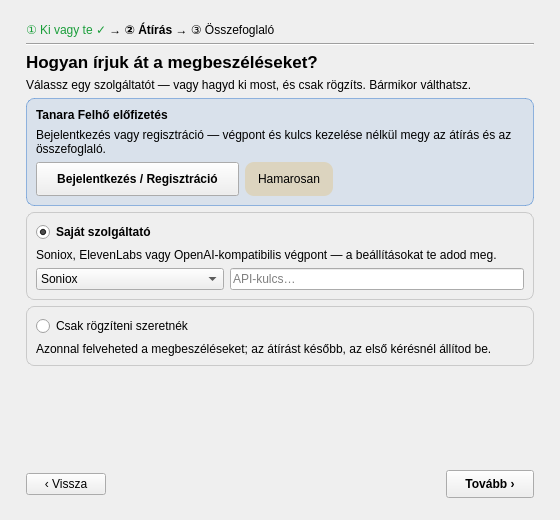
<?xml version="1.0" encoding="UTF-8"?>
<ui version="4.0">
 <class>Onboarding</class>
 <!--
   Tanara — Onboarding, 2/3 lépés: „Hogyan írjunk át?”.
   Sorrend: (1) Tanara Felhő (nagy Bejelentkezés/Regisztráció gomb, HAMAROSAN),
            (2) Saját szolgáltató, (3) Csak rögzítés.
   Másodlagos szöveg OLVASHATÓ színnel (nem palette(mid)) — élesben palette-ből
   számolt 'muted' szín lesz. Provider-nevek minősítő nélkül. CSAK ELŐNÉZET.
 -->
 <widget class="QWidget" name="Onboarding">
  <property name="geometry"><rect><x>0</x><y>0</y><width>560</width><height>520</height></rect></property>
  <property name="windowTitle"><string>Tanara — Beállítás</string></property>
  <layout class="QVBoxLayout" name="rootLayout">
   <property name="leftMargin"><number>26</number></property>
   <property name="rightMargin"><number>26</number></property>
   <property name="topMargin"><number>22</number></property>
   <property name="bottomMargin"><number>22</number></property>
   <item>
    <widget class="QLabel" name="stepIndicator">
     <property name="text"><string>&lt;span style='color:#1a9e3a;'&gt;① Ki vagy te ✓&lt;/span&gt;   →   &lt;b&gt;② Átírás&lt;/b&gt;   →   ③ Összefoglaló</string></property>
    </widget>
   </item>
   <item><widget class="Line" name="line"><property name="orientation"><enum>Qt::Horizontal</enum></property></widget></item>
   <item><widget class="QLabel" name="heading"><property name="styleSheet"><string>QLabel { font-size: 17px; font-weight: bold; }</string></property><property name="text"><string>Hogyan írjuk át a megbeszéléseket?</string></property></widget></item>
   <item><widget class="QLabel" name="sub"><property name="wordWrap"><bool>true</bool></property><property name="styleSheet"><string>QLabel { font-size: 12px; }</string></property><property name="text"><string>Válassz egy szolgáltatót — vagy hagyd ki most, és csak rögzíts. Bármikor válthatsz.</string></property></widget></item>
   <item>
    <widget class="QFrame" name="hostedCard">
     <property name="frameShape"><enum>QFrame::StyledPanel</enum></property>
     <property name="styleSheet"><string>QFrame#hostedCard { background: rgba(54,122,204,0.12); border: 1px solid rgba(54,122,204,0.5); border-radius: 8px; }</string></property>
     <layout class="QVBoxLayout" name="hostedLayout">
      <item><widget class="QLabel" name="hostedTitle"><property name="styleSheet"><string>QLabel { font-weight: bold; }</string></property><property name="text"><string>Tanara Felhő előfizetés</string></property></widget></item>
      <item><widget class="QLabel" name="hostedDesc"><property name="wordWrap"><bool>true</bool></property><property name="styleSheet"><string>QLabel { font-size: 12px; }</string></property><property name="text"><string>Bejelentkezés vagy regisztráció — végpont és kulcs kezelése nélkül megy az átírás és az összefoglaló.</string></property></widget></item>
      <item>
       <layout class="QHBoxLayout" name="hostedBtnRow">
        <item><widget class="QPushButton" name="hostedBtn"><property name="styleSheet"><string>QPushButton { font-weight: bold; padding: 9px 20px; }</string></property><property name="text"><string>Bejelentkezés / Regisztráció</string></property></widget></item>
        <item><widget class="QLabel" name="soonBadge"><property name="styleSheet"><string>QLabel { background: rgba(227,179,74,0.28); padding: 3px 10px; border-radius: 9px; }</string></property><property name="text"><string>Hamarosan</string></property></widget></item>
        <item><spacer name="hostedSpacer"><property name="orientation"><enum>Qt::Horizontal</enum></property><property name="sizeHint" stdset="0"><size><width>40</width><height>20</height></size></property></spacer></item>
       </layout>
      </item>
     </layout>
    </widget>
   </item>
   <item>
    <widget class="QFrame" name="ownCard">
     <property name="frameShape"><enum>QFrame::StyledPanel</enum></property>
     <property name="styleSheet"><string>QFrame#ownCard { border: 1px solid palette(midlight); border-radius: 8px; }</string></property>
     <layout class="QVBoxLayout" name="ownLayout">
      <item><widget class="QRadioButton" name="ownRadio"><property name="checked"><bool>true</bool></property><property name="styleSheet"><string>QRadioButton { font-weight: bold; }</string></property><property name="text"><string>Saját szolgáltató</string></property></widget></item>
      <item><widget class="QLabel" name="ownDesc"><property name="wordWrap"><bool>true</bool></property><property name="styleSheet"><string>QLabel { font-size: 12px; }</string></property><property name="text"><string>Soniox, ElevenLabs vagy OpenAI-kompatibilis végpont — a beállításokat te adod meg.</string></property></widget></item>
      <item>
       <layout class="QHBoxLayout" name="ownPickRow">
        <item><widget class="QComboBox" name="ownProvider"><item><property name="text"><string>Soniox</string></property></item><item><property name="text"><string>ElevenLabs</string></property></item><item><property name="text"><string>OpenAI-kompatibilis végpont</string></property></item></widget></item>
        <item><widget class="QLineEdit" name="ownKey"><property name="echoMode"><enum>QLineEdit::Password</enum></property><property name="placeholderText"><string>API-kulcs…</string></property></widget></item>
       </layout>
      </item>
     </layout>
    </widget>
   </item>
   <item>
    <widget class="QFrame" name="recordOnlyCard">
     <property name="frameShape"><enum>QFrame::StyledPanel</enum></property>
     <property name="styleSheet"><string>QFrame#recordOnlyCard { border: 1px solid palette(midlight); border-radius: 8px; }</string></property>
     <layout class="QVBoxLayout" name="recordOnlyLayout">
      <item><widget class="QRadioButton" name="recordOnlyRadio"><property name="text"><string>Csak rögzíteni szeretnék</string></property></widget></item>
      <item><widget class="QLabel" name="recordOnlyDesc"><property name="wordWrap"><bool>true</bool></property><property name="styleSheet"><string>QLabel { font-size: 12px; }</string></property><property name="text"><string>Azonnal felveheted a megbeszéléseket; az átírást később, az első kérésnél állítod be.</string></property></widget></item>
     </layout>
    </widget>
   </item>
   <item><spacer name="vSpacer"><property name="orientation"><enum>Qt::Vertical</enum></property><property name="sizeHint" stdset="0"><size><width>20</width><height>16</height></size></property></spacer></item>
   <item>
    <layout class="QHBoxLayout" name="navRow">
     <item><widget class="QPushButton" name="backBtn"><property name="text"><string>‹ Vissza</string></property></widget></item>
     <item><spacer name="navSpacer"><property name="orientation"><enum>Qt::Horizontal</enum></property><property name="sizeHint" stdset="0"><size><width>40</width><height>20</height></size></property></spacer></item>
     <item><widget class="QPushButton" name="nextBtn"><property name="styleSheet"><string>QPushButton { font-weight: bold; padding: 6px 18px; }</string></property><property name="text"><string>Tovább ›</string></property></widget></item>
    </layout>
   </item>
  </layout>
 </widget>
 <resources/>
 <connections/>
</ui>
